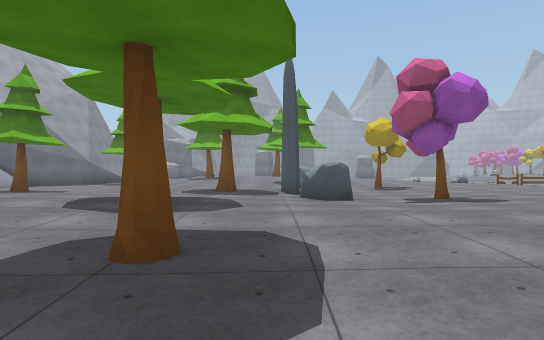
view 1 (above)

22 first-person views from a walk through a 3-D level made in the Unity game engine. The camera is 1.3 m above the floor, looks level and sees 75° across. The floor is counted in squares, 2 m on a side. Each view is taken from the middle of a square. On the plan, view 1 faces up. The plan holds only what a view shows up to about 10 squares ahead; the rest is blank. The place goes on beyond the plan. Some surface patterns are stand-ins.

view 2
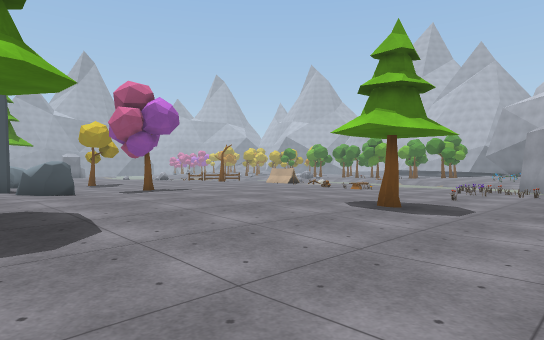

view 3
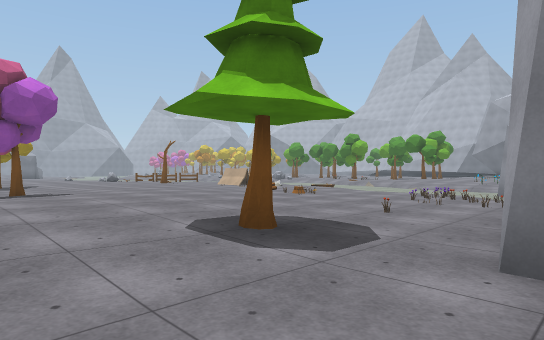

view 4
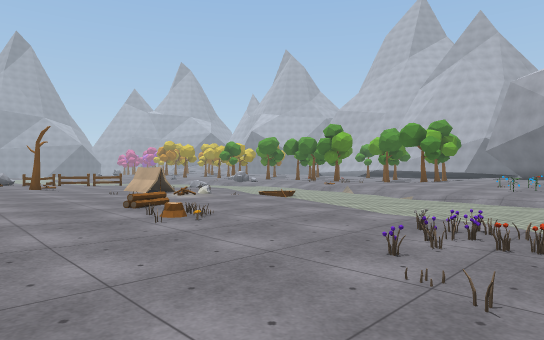

view 5
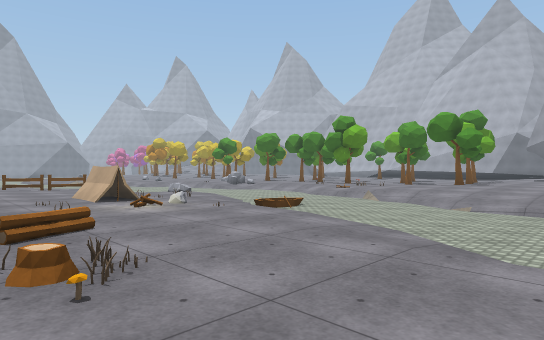

view 6
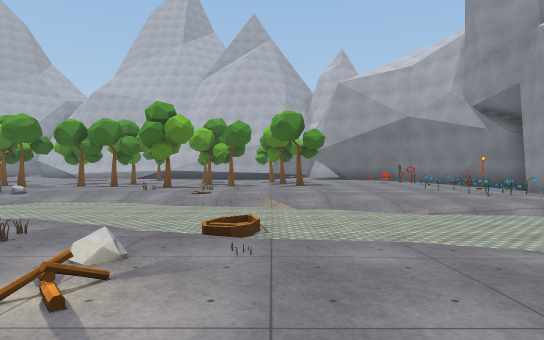

view 7
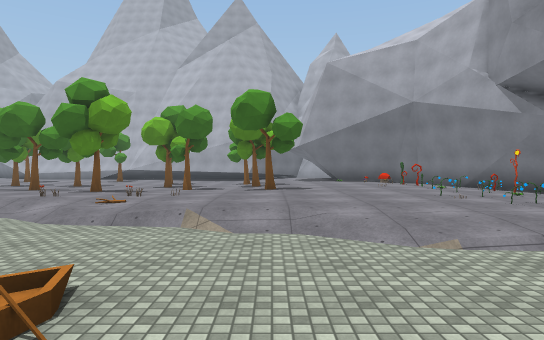

view 8
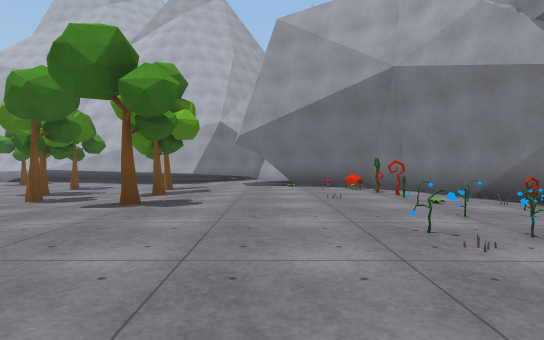

view 9
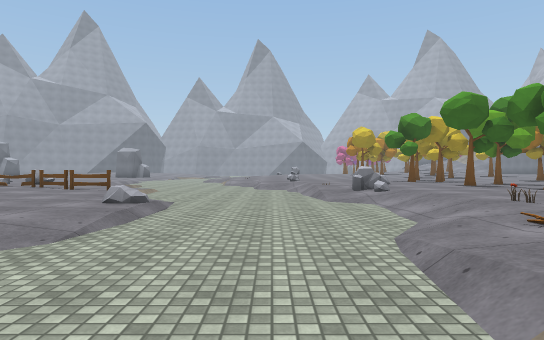

view 10
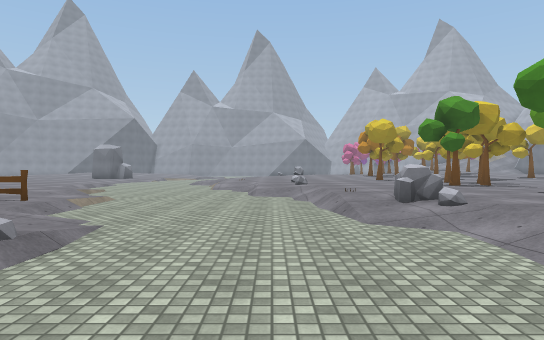

view 11
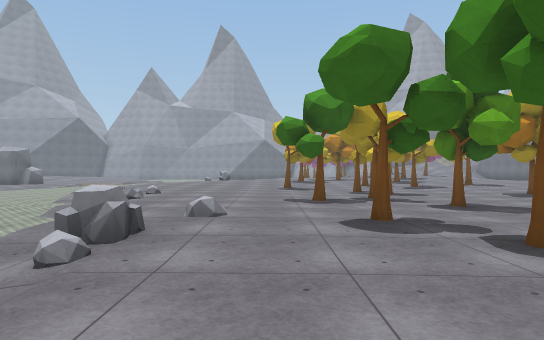

view 12
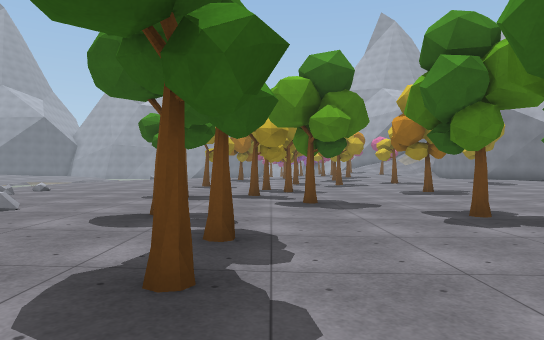

view 13
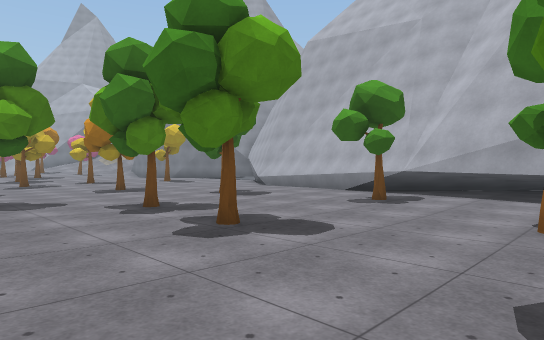

view 14
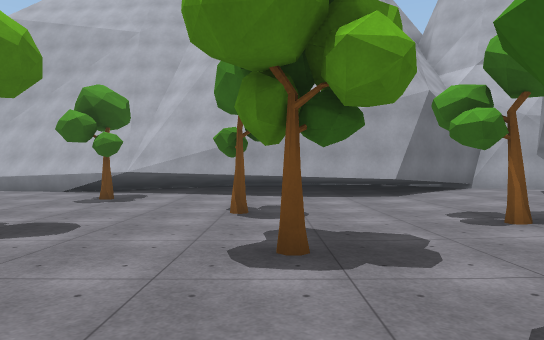

view 15
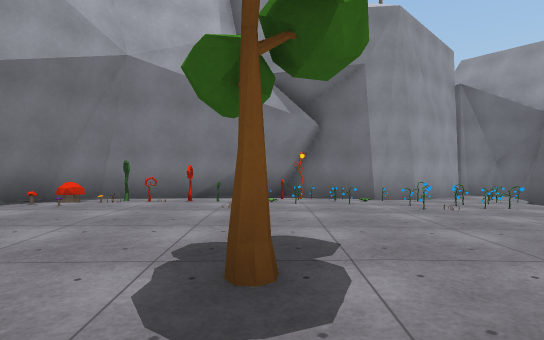

view 16
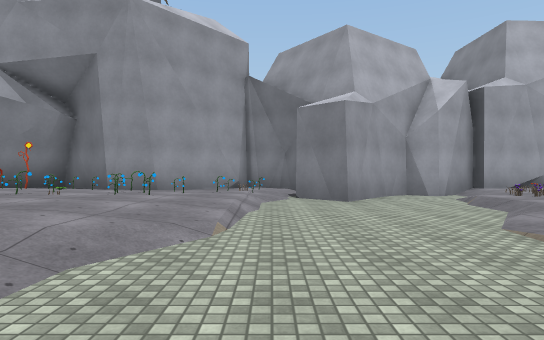

view 17
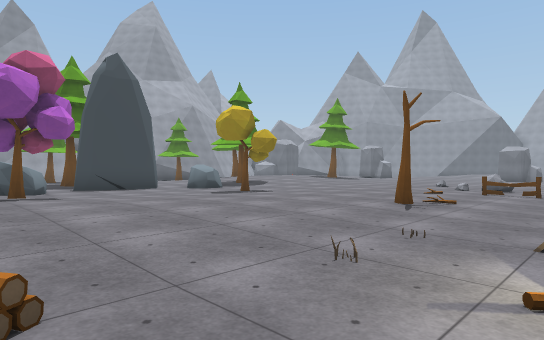

view 18
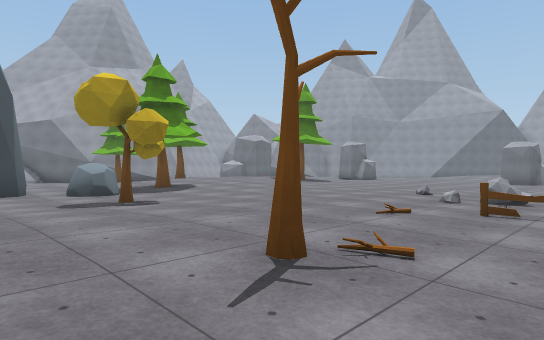

view 19
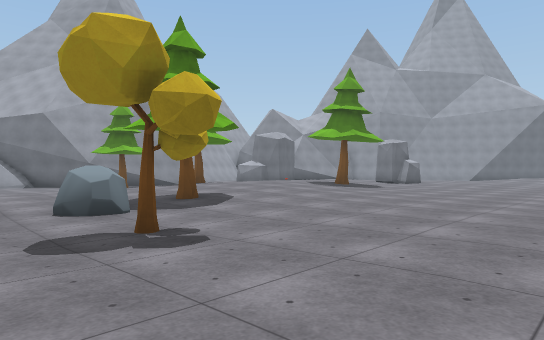

view 20
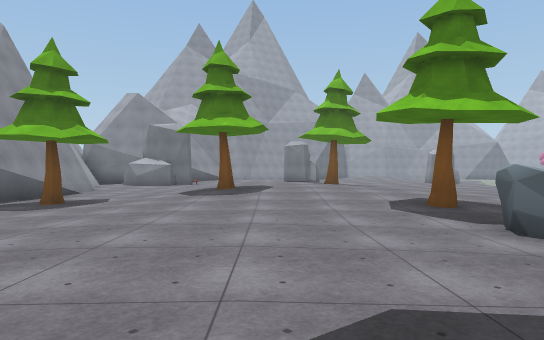

view 21
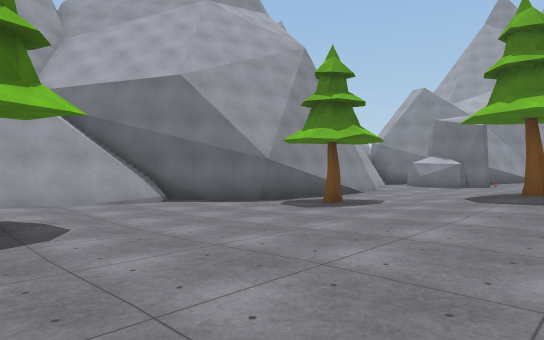

view 22
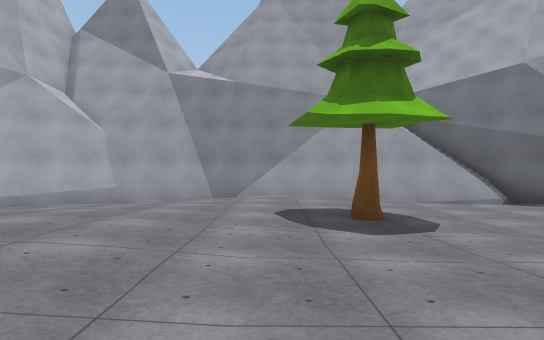

### Floor plan
Key: @ floor where view 1 was taken; # wall or solid block; . main floor; : floor 0.25 m higher than the main floor; - floor 0.25 m lower than the main floor; + floor 0.5 m higher than the main floor; * floor 0.75 m higher than the main floor; / step, stairs or slope; R rock; T tree; F flower; E tent; M mushroom; P plant; N fence; O other object.
Columns run from 12 left of view 1 to 34 right of it. Each row starts with its distance up from view 1.
 21        //       :::..     -/ .::::......T..:
 20       .//      ::::..     --/.::::..T......:
 19    # .///++*++:::::....-/----./:::T........
 18    #.../+T+++++:::::.////----//::....T....T
 17    #.T.::+++++::::::.RO.//----/.::..........:#
 16   ##....:::::::::::::....-----/O/:T#...T.....#
 15  ##.....:::::T::.::::.NNNN----/R::...........#
 14  ##.....:::::......:::....----//....T..T...T.#
 13  #......:::..RR.T..:::..../----/...T........###
 12  #......:::..R.....::T...../---/:...........###
 11  #.......:::.R.....:::..EO./---/O.T......T..###
 10 ##:..T..:::T.R....:::...EOO/---/O.....T.....##
  9 ##::::..::::......:::..O../---//.O..T.......##
  8 #/:::::/::::.R...::::..O////--/.O...........##
  7 ##.::::::::::...T:::.....O-/--/::::..T.T....##
  6  #..::+++:T:::::::::..:...----/:::T:::::::::##
  5  #/.::  +:::::::::::.OO..----/.::::::::: ::::#
  4  ##..    ::::::::::..OOM./---/.:::::::O#    :#
  3   ##     :::::::::.......----..OP:OOOOO#    ##
  2           .T:::::.....OOO----.OOPOO:OO##
  1            ......T.OOFFOO---/OOOOOOO:##
  0            .@........OF.--##O.O##OO###
 -1            ..........O./####OO######
 -2            ..... #  #####  ####  ##

Where each view was taken, in squares from view 1:
view 1: 0 up, 0 right, facing up
view 2: 2 down, 1 left, facing up-right
view 3: 2 down, 2 right, facing up-right
view 4: 0 up, 7 right, facing up-right
view 5: 2 up, 9 right, facing up-right
view 6: 7 up, 10 right, facing right
view 7: 6 up, 13 right, facing right
view 8: 4 up, 17 right, facing right
view 9: 6 up, 17 right, facing up
view 10: 9 up, 17 right, facing up
view 11: 11 up, 21 right, facing up
view 12: 11 up, 24 right, facing up
view 13: 10 up, 24 right, facing up-right
view 14: 10 up, 23 right, facing right
view 15: 8 up, 22 right, facing down
view 16: 8 up, 16 right, facing down
view 17: 6 up, 12 right, facing up-left
view 18: 10 up, 11 right, facing up-left
view 19: 11 up, 8 right, facing up-left
view 20: 9 up, 2 left, facing up
view 21: 10 up, 2 left, facing up-left
view 22: 9 up, 2 left, facing left
